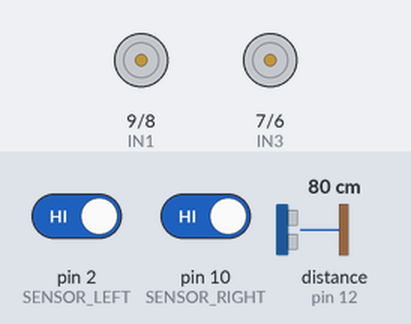
Bench run of a sketch on a simulated Arduino Uno, built with avr-gcc and run on an emulated ATmega328P. Parts: motor-driver pin pairs drawn as motors (green arrow = first pin HIGH = forward, orange = second pin HIGH = backward, longer = more drive, scaled by the enable pin). Wiring (inferred from the names in the program): ultrasonic range finder: trigger pin 13; echo pin 12. Inputs (shaded band) come from the test bench; at power-on: distance to the obstacle (sensor on pin 12) 80 cm, pin 2 (SENSOR_LEFT) HIGH, pin 10 (SENSOR_RIGHT) HIGH. The echo pulse lasts 58.3 µs per cm.

Above: at 1.2 s.
1.3 s: distance to the obstacle (sensor on pin 12) set to 23 cm
2.8 s: distance to the obstacle (sensor on pin 12) set to 19 cm
At 4.0 s:
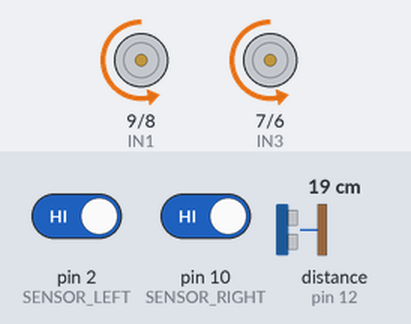
Timing chart, 0 to 5.8 s (numbered marks = the images above; inputs shaded):
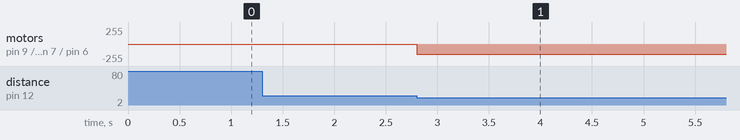

Measured:
- the behaviour switches between 21 and 20 cm on distance to the obstacle (sensor on pin 12) (found by bisection; images 0 and 1)
- after the input at 1.3 s, every drawn part: stays the same
- after the input at 2.8 s, motor on pin 9 (IN1) / pin 8 (IN2), motor on pin 7 (IN3) / pin 6 (IN4): stopped → backward 150/255 at once

The sketch:

Arduino_Line_Follower_Obstacle_Avoidance.ino
```cpp
#define ENA 3
#define ENB 5

#define IN1 9
#define IN2 8
#define IN3 7
#define IN4 6

#define SENSOR_LEFT 2
#define SENSOR_RIGHT 10

#define TRIG 13
#define ECHO 12


void setup() {

  pinMode(ENA, OUTPUT);
  pinMode(ENB, OUTPUT);

  pinMode(IN1, OUTPUT);
  pinMode(IN2, OUTPUT);
  pinMode(IN3, OUTPUT);
  pinMode(IN4, OUTPUT);

  pinMode(SENSOR_LEFT, INPUT);
  pinMode(SENSOR_RIGHT, INPUT);

  pinMode(TRIG, OUTPUT);
  pinMode(ECHO, INPUT);
}


void forward() {

  digitalWrite(IN1, HIGH);
  digitalWrite(IN2, LOW);

  digitalWrite(IN3, HIGH);
  digitalWrite(IN4, LOW);

  analogWrite(ENA, 150);
  analogWrite(ENB, 150);
}


void backward() {

  digitalWrite(IN1, LOW);
  digitalWrite(IN2, HIGH);

  digitalWrite(IN3, LOW);
  digitalWrite(IN4, HIGH);

  analogWrite(ENA, 150);
  analogWrite(ENB, 150);
}


void stopCar() {

  digitalWrite(IN1, LOW);
  digitalWrite(IN2, LOW);

  digitalWrite(IN3, LOW);
  digitalWrite(IN4, LOW);

  analogWrite(ENA, 0);
  analogWrite(ENB, 0);
}


long getDistance() {

  digitalWrite(TRIG, LOW);
  delayMicroseconds(2);

  digitalWrite(TRIG, HIGH);
  delayMicroseconds(10);

  digitalWrite(TRIG, LOW);

  long duration = pulseIn(ECHO, HIGH);

  long distance = duration * 0.034 / 2;

  return distance;
}


void loop() {

  int leftSensor = digitalRead(SENSOR_LEFT);
  int rightSensor = digitalRead(SENSOR_RIGHT);

  long distance = getDistance();


  // لو فيه جسم قريب يرجع للخلف
  if(distance < 20) {

    backward();
    delay(500);

  }

  // لو شاف اللون الأسود يمشي
  else if(leftSensor == LOW || rightSensor == LOW) {

    forward();

  }

  // لو شاف الأبيض يقف
  else {

    stopCar();

  }

}
```
